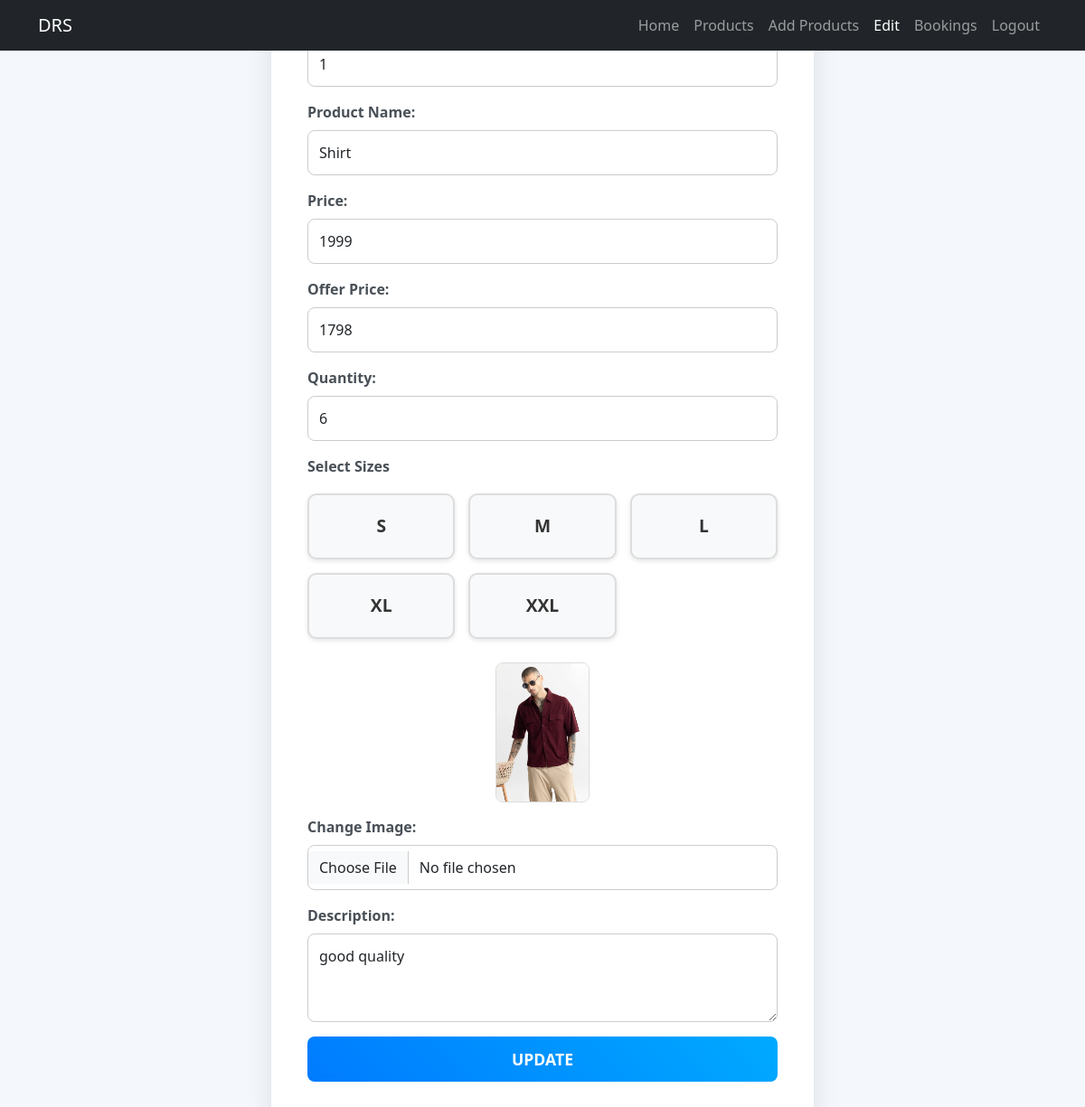
The page /products/edit_prod/5/ (signed in) on the database as committed earlier.
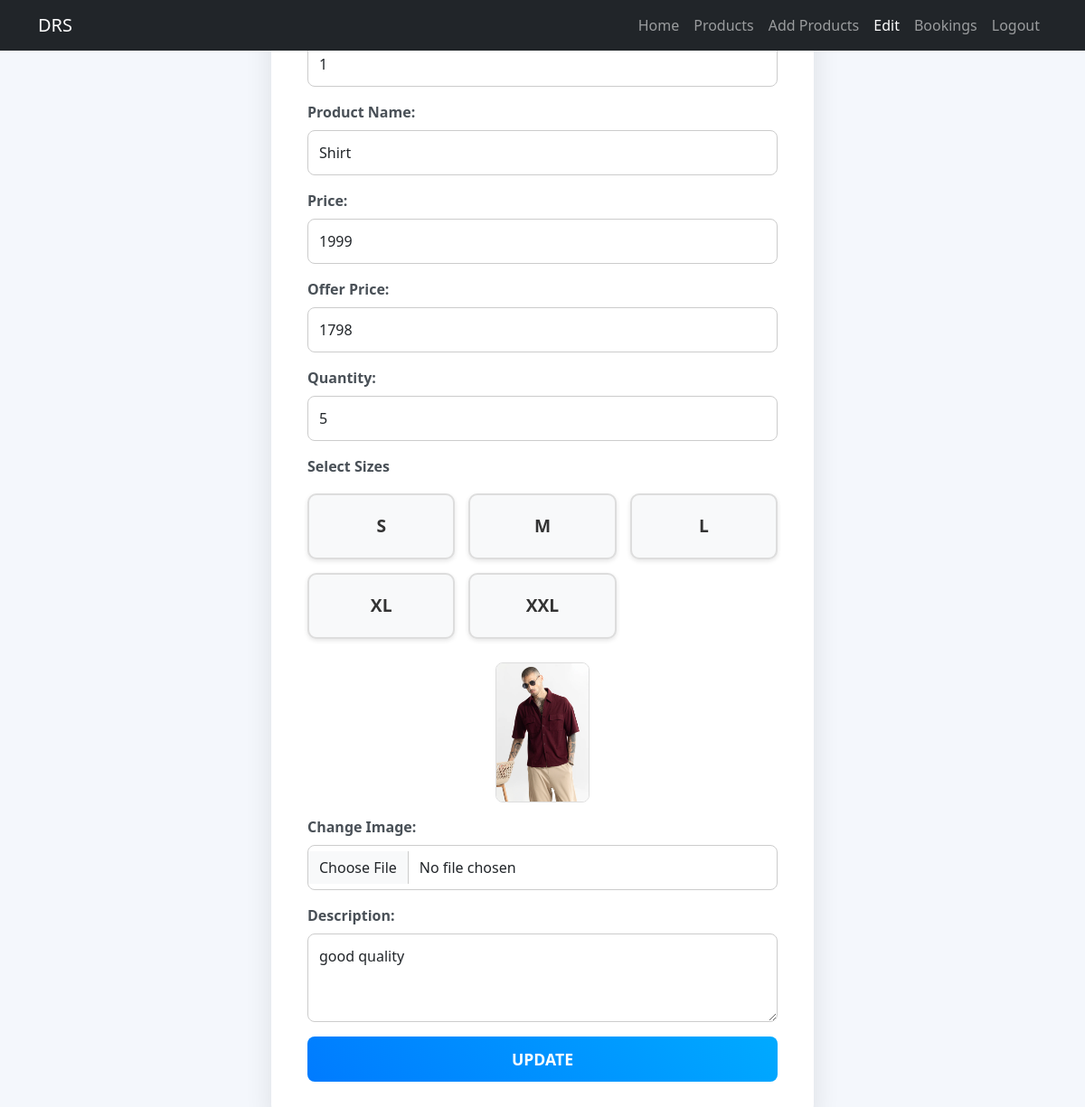
The same page on the database as committed later.
### app/models.py (models this page shows, shortened)
class Product(models.Model):
    pro_id=models.TextField()
    name=models.TextField()
    price=models.IntegerField()
    ofr_price=models.IntegerField()
    img=models.FileField()
    dis=models.TextField()
    sizes = models.ManyToManyField(Size, related_name='Sizes')
    quantity = models.PositiveIntegerField(default=0)  # New field for stock quantity

### app/views.py (the view)
# urls.py: path('products/edit_prod/<int:pid>/', views.edit_prod, name='edit_prod'),
def edit_prod(req,pid):
    if 'drs_shop' in req.session:
        if req.method=='POST':
            prd_id=req.POST['prd_id']
            prd_name=req.POST['prd_name']
            prd_price=req.POST['prd_price']
            ofr_price=req.POST['ofr_price']
            prd_dis=req.POST['prd_dis']
            img=req.FILES.get('img')
            sizes = req.POST.getlist('sizes')  # selected sizes
            quantity = req.POST['quantity']  # quantity
            product = get_object_or_404(Product, id=pid)
            product.pro_id = prd_id
            product.name = prd_name
            product.price = prd_price
            product.ofr_price = ofr_price
            product.dis = prd_dis
            product.quantity = quantity  # Update quantity
            if img:
                product.img = img
            product.sizes.clear()  # Clear existing sizes
            for size in sizes:
                size_obj, _ = Size.objects.get_or_create(size=size)
                product.sizes.add(size_obj)
            product.save()  # Save all changes
            return redirect(shp_home)
        else:
            all_sizes = Size.objects.all()  # Fetch all available sizes
            product = get_object_or_404(Product, pk=pid)  # Fetch the product to edit
            return render(req, 'shop/edit.html', {'product': product, 'all_sizes': all_sizes})
    else:
        return redirect(shp_login)

### templates/shop/edit.html (shortened to what this page needs)
<!DOCTYPE html>
<html lang="en">
<head>
    <link href="https://cdn.jsdelivr.net/npm/bootstrap@5.3.3/dist/css/bootstrap.min.css" rel="stylesheet">
</head>
<body>
    <nav class="navbar navbar-expand-lg navbar-dark bg-dark">
        <div class="container">
            <a class="navbar-brand" href="#">DRS</a>
            <div class="collapse navbar-collapse" id="navbarNav">
                <ul class="navbar-nav ms-auto">
                    <li class="nav-item"><a class="nav-link" href="/shp_home">Home</a></li>
                    <li class="nav-item"><a class="nav-link" href="/products">Products</a></li>
                    <li class="nav-item"><a class="nav-link" href="/add_prod">Add Products</a></li>
                    <li class="nav-item"><a class="nav-link active" href="#">Edit</a></li>
                    <li class="nav-item"><a class="nav-link" href="/bookings">Bookings</a></li>
                    <li class="nav-item"><a class="nav-link" href="/shp_logout">Logout</a></li>
                </ul>
            </div>
        </div>
    </nav>
    <div class="form-container">
        <div class="form-box">
            <form action="" method="post" enctype="multipart/form-data">
                <div class="mb-3">
                    <label for="prod_id" class="form-label">Product ID:</label>
                    <input type="text" class="form-control" placeholder="Enter Product ID" name="prd_id" value="{{product.pro_id}}">
                </div>
                <div class="mb-3">
                    <label for="prd_name" class="form-label">Product Name:</label>
                    <input type="text" class="form-control" placeholder="Enter Product Name" name="prd_name" value="{{product.name}}">
                </div>
                <div class="mb-3">
                    <label for="price" class="form-label">Price:</label>
                    <input type="number" class="form-control" placeholder="Enter Product Price" name="prd_price" value="{{product.price}}">
                </div>
                <div class="mb-3">
                    <label for="ofrprice" class="form-label">Offer Price:</label>
                    <input type="number" class="form-control" placeholder="Enter Offer Price" name="ofr_price" value="{{product.ofr_price}}">
                </div>
                <div class="mb-3">
                    <label for="quantity" class="form-label">Quantity:</label>
                    <input type="number" class="form-control" placeholder="Quantity" name="quantity" value="{{product.quantity}}" required>
                </div>
                <div class="mb-3">
                    <label for="sizes" class="form-label">Select Sizes</label>
                    <div class="size-options">
                        {% for size in all_sizes %}
                            <div class="size-option" id="size_{{ size.size }}">
                                <label for="checkbox_{{ size.size }}" class="size-label">{{ size.size }}</label>
                            </div>
                        {% endfor %}
                    </div>
                </div>
                <img src="{{product.img.url}}" alt="Product Image" class="img-preview">
                <div class="mb-3">
                    <label for="img" class="form-label">Change Image:</label>
                    <input type="file" class="form-control" name="img">
                </div>
                <div class="mb-3">
                    <label for="dis" class="form-label">Description:</label>
                    <textarea class="form-control" placeholder="Enter Product Details" name="prd_dis" rows="3">{{product.dis}}</textarea>
                </div>
                <button type="submit" class="btn btn-primary">UPDATE</button>
            </form>
        </div>
    </div>
</body>
</html>

Rows that differ between the two databases and show on the page:
changed Product "Shirt": quantity "6" → "5"
